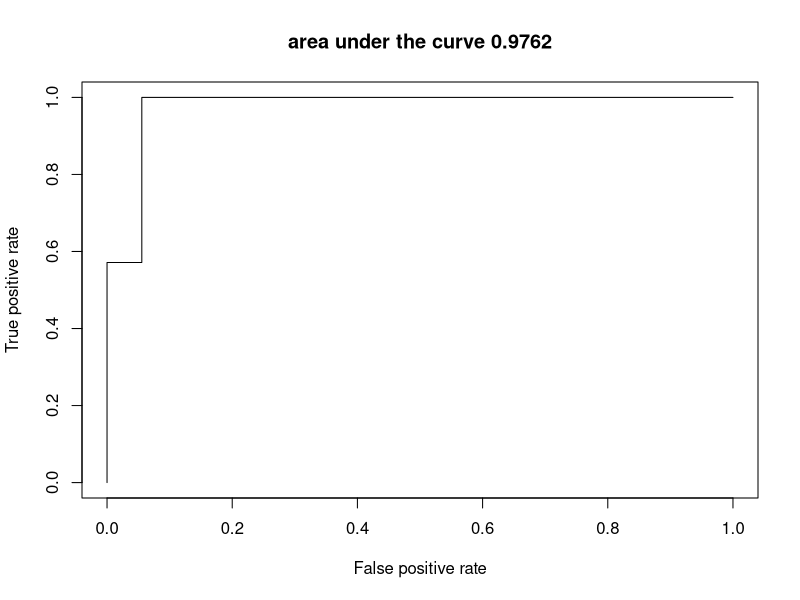

The R source for this figure:
# reading the csv file
churn_input = as.data.frame(read.csv("Churned_Contacts.csv"))

# printing first few rows of the data frame
head(churn_input)
sum(churn_input$Churned)

# fitting the logistic regression model by using glm function
Churn_logistic1 = glm(Churned ~ Age + Married + Cust_Years + Churned_Contacts,
 data = churn_input, family = binomial(link = "logit"))
summary(Churn_logistic1)

Churn_logistic2 = glm(Churned~ Age + Cust_Years + Churned_Contacts, 
					data = churn_input, family = binomial(link = "logit"))
summary(Churn_logistic2)

Churn_logistic3 = glm(Churned~ Age + Churned_Contacts, 
					data = churn_input, family = binomial(link = "logit"))
summary(Churn_logistic3)


library(ROCR)
pred = predict(Churn_logistic3, type = "response")
pred

predobj = prediction(pred, churn_input$Churned)
rocobj = performance(predobj, measure = "tpr", x.measure = "fpr")
aucobj = performance(predobj, measure = "auc")
aucobj
plot(rocobj, main = paste("area under the curve", round(aucobj@y.values[[1]], 4)))
